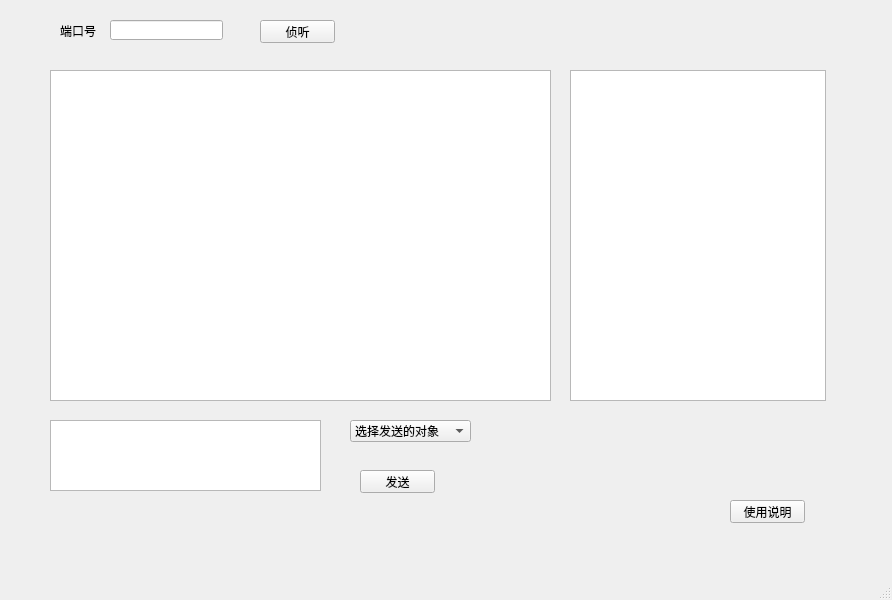
<?xml version="1.0" encoding="UTF-8"?>
<ui version="4.0">
 <class>MainWindow</class>
 <widget class="QMainWindow" name="MainWindow">
  <property name="geometry">
   <rect>
    <x>0</x>
    <y>0</y>
    <width>892</width>
    <height>600</height>
   </rect>
  </property>
  <property name="windowTitle">
   <string>MainWindow</string>
  </property>
  <widget class="QWidget" name="centralwidget">
   <widget class="QLabel" name="label">
    <property name="geometry">
     <rect>
      <x>60</x>
      <y>20</y>
      <width>54</width>
      <height>21</height>
     </rect>
    </property>
    <property name="text">
     <string>端口号</string>
    </property>
   </widget>
   <widget class="QLineEdit" name="port_num">
    <property name="geometry">
     <rect>
      <x>110</x>
      <y>20</y>
      <width>113</width>
      <height>20</height>
     </rect>
    </property>
   </widget>
   <widget class="QTextBrowser" name="_output">
    <property name="geometry">
     <rect>
      <x>50</x>
      <y>70</y>
      <width>501</width>
      <height>331</height>
     </rect>
    </property>
   </widget>
   <widget class="QTextEdit" name="_input">
    <property name="geometry">
     <rect>
      <x>50</x>
      <y>420</y>
      <width>271</width>
      <height>71</height>
     </rect>
    </property>
   </widget>
   <widget class="QComboBox" name="comboBox">
    <property name="geometry">
     <rect>
      <x>350</x>
      <y>420</y>
      <width>121</width>
      <height>22</height>
     </rect>
    </property>
    <item>
     <property name="text">
      <string>选择发送的对象</string>
     </property>
    </item>
   </widget>
   <widget class="QPushButton" name="send_btn">
    <property name="geometry">
     <rect>
      <x>360</x>
      <y>470</y>
      <width>75</width>
      <height>23</height>
     </rect>
    </property>
    <property name="text">
     <string>发送</string>
    </property>
   </widget>
   <widget class="QPushButton" name="connect">
    <property name="geometry">
     <rect>
      <x>260</x>
      <y>20</y>
      <width>75</width>
      <height>23</height>
     </rect>
    </property>
    <property name="text">
     <string>侦听</string>
    </property>
   </widget>
   <widget class="QListWidget" name="client_list">
    <property name="geometry">
     <rect>
      <x>570</x>
      <y>70</y>
      <width>256</width>
      <height>331</height>
     </rect>
    </property>
   </widget>
   <widget class="QPushButton" name="pushButton">
    <property name="geometry">
     <rect>
      <x>730</x>
      <y>500</y>
      <width>75</width>
      <height>23</height>
     </rect>
    </property>
    <property name="text">
     <string>使用说明</string>
    </property>
   </widget>
  </widget>
  <widget class="QMenuBar" name="menubar">
   <property name="geometry">
    <rect>
     <x>0</x>
     <y>0</y>
     <width>892</width>
     <height>23</height>
    </rect>
   </property>
  </widget>
  <widget class="QStatusBar" name="statusbar"/>
 </widget>
 <resources/>
 <connections/>
</ui>
